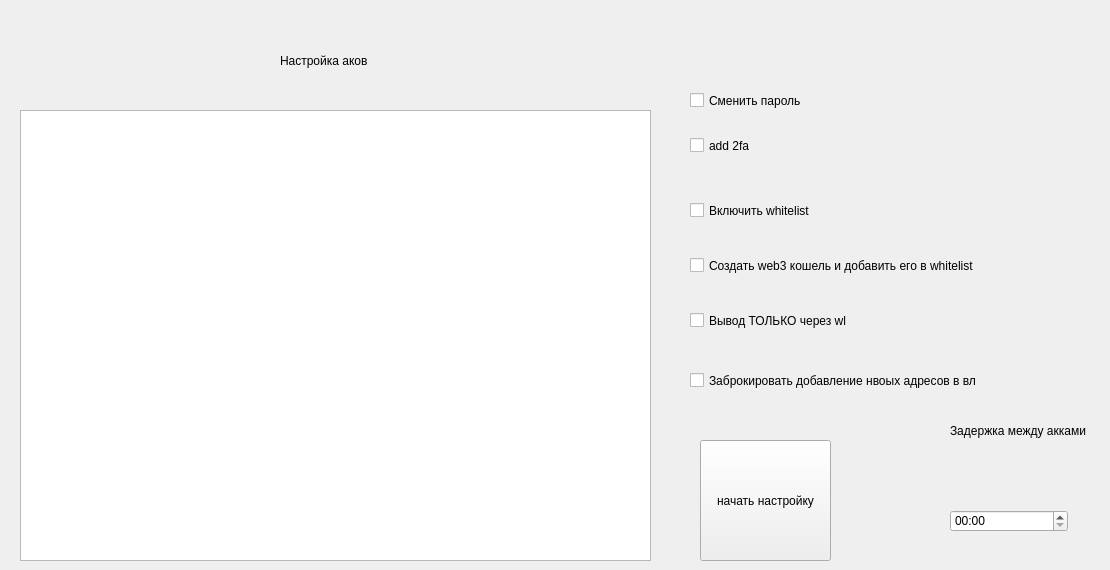
                     <widget class="QWidget" name="widgets">
                      <property name="styleSheet">
                       <string notr="true">b</string>
                      </property>
                      <widget class="QTableView" name="tableView_set_up">
                       <property name="geometry">
                        <rect>
                         <x>20</x>
                         <y>110</y>
                         <width>631</width>
                         <height>451</height>
                        </rect>
                       </property>
                       <property name="autoFillBackground">
                        <bool>true</bool>
                       </property>
                      </widget>
                      <widget class="QLabel" name="label_2">
                       <property name="geometry">
                        <rect>
                         <x>280</x>
                         <y>30</y>
                         <width>301</width>
                         <height>61</height>
                        </rect>
                       </property>
                       <property name="text">
                        <string>Настройка аков</string>
                       </property>
                      </widget>
                      <widget class="QCheckBox" name="fa2_checkbox">
                       <property name="geometry">
                        <rect>
                         <x>690</x>
                         <y>120</y>
                         <width>81</width>
                         <height>51</height>
                        </rect>
                       </property>
                       <property name="text">
                        <string>add 2fa</string>
                       </property>
                      </widget>
                      <widget class="QCheckBox" name="wl_on_checkbox">
                       <property name="geometry">
                        <rect>
                         <x>690</x>
                         <y>180</y>
                         <width>141</width>
                         <height>61</height>
                        </rect>
                       </property>
                       <property name="text">
                        <string>Включить whitelist</string>
                       </property>
                      </widget>
                      <widget class="QCheckBox" name="add_wallet_checkbox">
                       <property name="geometry">
                        <rect>
                         <x>690</x>
                         <y>230</y>
                         <width>321</width>
                         <height>71</height>
                        </rect>
                       </property>
                       <property name="text">
                        <string>Создать web3 кошель и добавить его в whitelist</string>
                       </property>
                      </widget>
                      <widget class="QCheckBox" name="only_wl_checkbox">
                       <property name="geometry">
                        <rect>
                         <x>690</x>
                         <y>290</y>
                         <width>181</width>
                         <height>61</height>
                        </rect>
                       </property>
                       <property name="text">
                        <string>Вывод ТОЛЬКО через wl</string>
                       </property>
                      </widget>
                      <widget class="QCheckBox" name="block_checkbox">
                       <property name="geometry">
                        <rect>
                         <x>690</x>
                         <y>350</y>
                         <width>301</width>
                         <height>61</height>
                        </rect>
                       </property>
                       <property name="text">
                        <string>Заброкировать добавление нвоых адресов в вл </string>
                       </property>
                      </widget>
                      <widget class="QPushButton" name="set_up_button">
                       <property name="geometry">
                        <rect>
                         <x>700</x>
                         <y>440</y>
                         <width>131</width>
                         <height>121</height>
                        </rect>
                       </property>
                       <property name="text">
                        <string>начать настройку</string>
                       </property>
                      </widget>
                      <widget class="QLabel" name="label_7">
                       <property name="geometry">
                        <rect>
                         <x>950</x>
                         <y>400</y>
                         <width>151</width>
                         <height>61</height>
                        </rect>
                       </property>
                       <property name="text">
                        <string>Задержка между акками</string>
                       </property>
                      </widget>
                      <widget class="QTimeEdit" name="set_up_timeEdit">
                       <property name="geometry">
                        <rect>
                         <x>950</x>
                         <y>510</y>
                         <width>118</width>
                         <height>22</height>
                        </rect>
                       </property>
                       <property name="displayFormat">
                        <string>mm:ss</string>
                       </property>
                      </widget>
                      <widget class="QCheckBox" name="change_password_checkbox">
                       <property name="geometry">
                        <rect>
                         <x>690</x>
                         <y>90</y>
                         <width>151</width>
                         <height>21</height>
                        </rect>
                       </property>
                       <property name="text">
                        <string>Сменить пароль</string>
                       </property>
                      </widget>
                     </widget>
